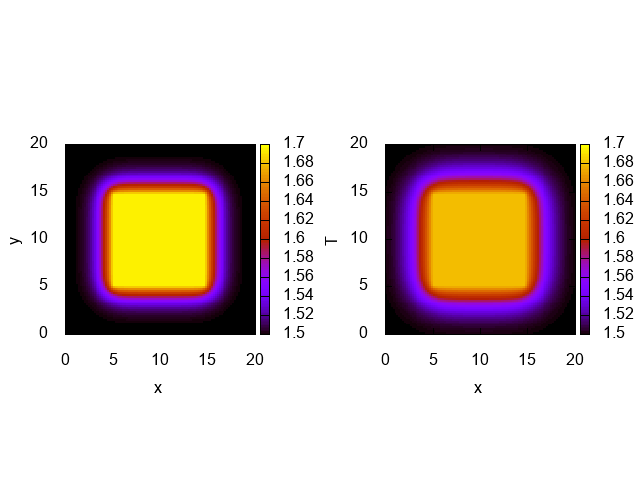

gnuplot code for this plot:
set pm3d map #カラーマップのみを表示
set cbrange[1.5:1.7] #カラーバーの範囲の指定
set size square #アスペクト比を正方形にする
set xlabel "x"
set ylabel "y"
set cblabel "T"
#
set multiplot layout 1,2
set lmargin screen 0.1
set rmargin screen 0.4
set tmargin screen 1
set bmargin screen 0
splot "t=1.txt"
set lmargin screen 0.6
set rmargin screen 0.9
set tmargin screen 1
set bmargin screen 0
splot "t=2.txt"
unset multiplot
#
set terminal postscript eps enhanced color
set output "t6-1.eps"
#
set multiplot layout 1,2
set lmargin screen 0.125
set rmargin screen 0.375
set tmargin screen 1
set bmargin screen 0
splot "t=1.txt"
set lmargin screen 0.575
set rmargin screen 0.825
set tmargin screen 1
set bmargin screen 0
splot "t=2.txt"
unset multiplot
#
set terminal "wxt"